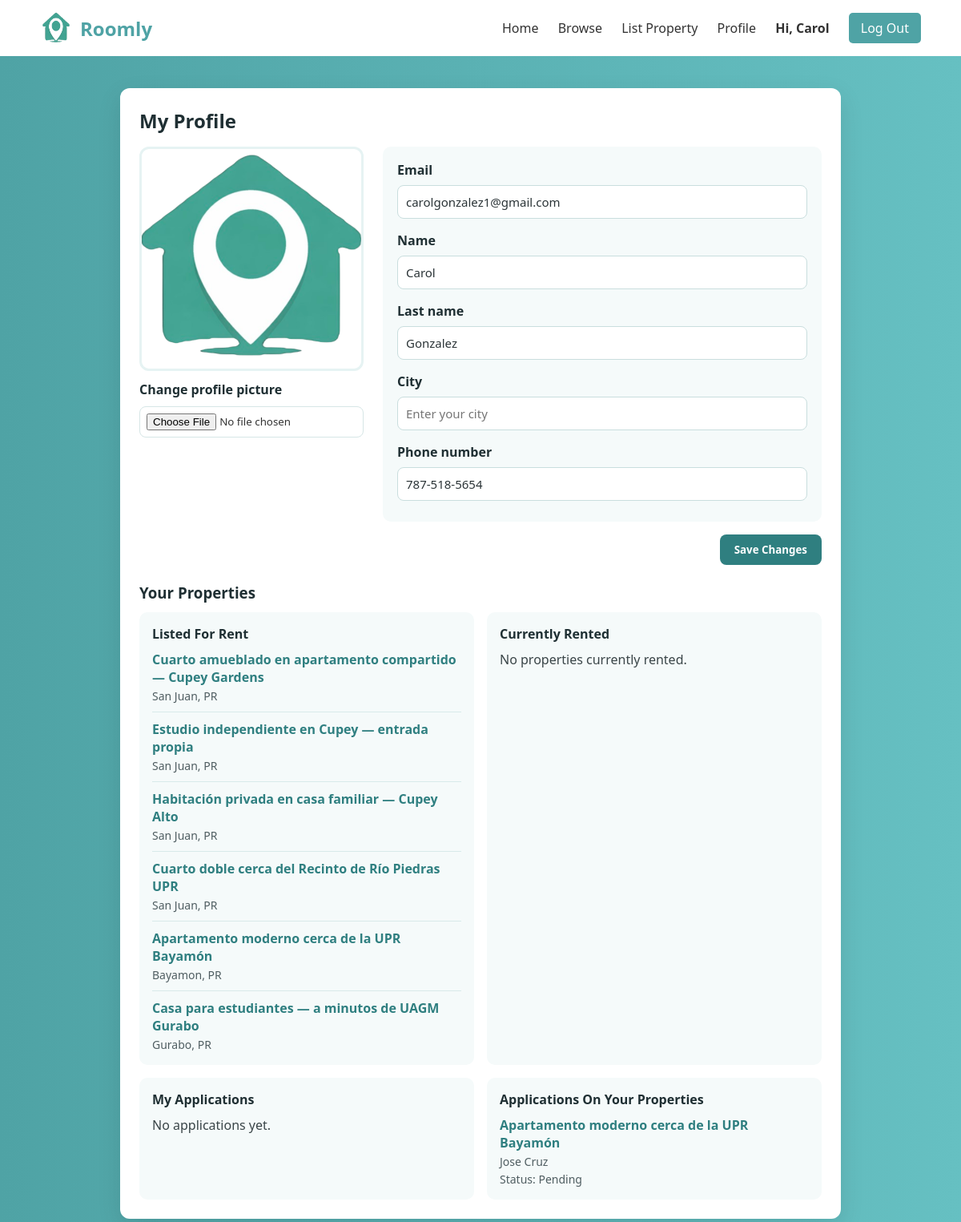
The app's page /profile (signed in) with its own data.
### website/models.py (models this page shows, shortened)
class Account(db.Model):
    __tablename__ = 'ACCOUNT'
    account_id_pk = db.Column(db.Integer, primary_key=True)
    email = db.Column(db.String(255), unique=True, nullable=False)
    hashed_password = db.Column(db.String(255), nullable=False)
    first_name = db.Column(db.String(255), nullable=False)
    last_name = db.Column(db.String(255), nullable=False)
    city = db.Column(db.String(255), nullable=True)
    phone_number = db.Column(db.String(20), nullable=True)
    profile_picture = db.Column(db.String(255), nullable=True)
    date_created = db.Column(db.DateTime, nullable=True)
    account_status = db.Column(db.String(20), nullable=False)
    account_type = db.Column(db.String(20), nullable=False, default='STUDENT')

class Property(db.Model):
    __tablename__ = 'PROPERTY'
    property_id_pk = db.Column(db.Integer, primary_key=True)
    title = db.Column(db.String(255), nullable=False)
    description = db.Column(db.Text, nullable=False)
    address = db.Column(db.String(255), nullable=False)
    city = db.Column(db.String(255), nullable=False)
    state = db.Column(db.String(255), nullable=False)
    country = db.Column(db.String(255), nullable=False)
    postal_code = db.Column(db.String(10), nullable=False)
    price_per_month = db.Column(db.Float, nullable=False)
    deposit_amount = db.Column(db.Float, nullable=False)
    number_of_bedrooms = db.Column(db.Integer, nullable=False)
    number_of_bathrooms = db.Column(db.Integer, nullable=False, default=1)
    sqr_ft = db.Column(db.Integer, nullable=False)
    amenities = db.Column(db.Text, nullable=True)
    availability_status = db.Column(db.Boolean, nullable=False)
    owner_id_fk = db.Column(db.Integer, nullable=False)
    university_id_fk = db.Column(db.Integer, nullable=True)
    images = db.relationship('PropertyImage', backref='property', lazy='select')
    amenity_links = db.relationship('PropertyAmenity', backref='property', lazy='select')
    reviews = db.relationship('PropertyReview', backref='property', lazy='select', cascade='all, delete-orphan')

class Reservation(db.Model):
    __tablename__ = 'PROPERTY_RESERVATION'
    reservation_id_pk = db.Column(db.Integer, primary_key=True)
    property_id_fk = db.Column(db.Integer, db.ForeignKey('PROPERTY.property_id_pk'), nullable=False)
    account_id_fk = db.Column(db.Integer, nullable=False)
    reserved_at = db.Column(db.DateTime, nullable=False, default=datetime.utcnow)
    status = db.Column(db.String(30), nullable=False, default='pending')

### website/auth.py (the view, shortened to what this page needs)
@auth.route('/profile', methods=['GET', 'POST'])
def profile():
    account_id = session.get('account_id')
    if not account_id:
        flash('Please log in to view your profile.', 'error')
        return redirect(url_for('auth.login'))
    account = Account.query.filter_by(account_id_pk=account_id).first()
    if not account:
        session.clear()
        flash('Account not found. Please log in again.', 'error')
        return redirect(url_for('auth.login'))
    owner_profile = Owner.query.filter_by(account_id_fk=account.account_id_pk).first()
    owned_properties = []
    if owner_profile:
        owned_properties = (
            Property.query
            .filter_by(owner_id_fk=owner_profile.owner_id_pk)
            .order_by(Property.property_id_pk.desc())
            .all()
        )
    listed_properties = [property_row for property_row in owned_properties if property_row.availability_status]
    owner_applications = []
    if owner_profile:
        owned_property_ids = [property_row.property_id_pk for property_row in owned_properties]
        if owned_property_ids:
            owner_reservations = (
                Reservation.query
                .filter(Reservation.property_id_fk.in_(owned_property_ids))
                .order_by(Reservation.reserved_at.desc())
                .all()
            )
            for res in owner_reservations:
                prop = Property.query.get(res.property_id_fk)
                applicant = Account.query.get(res.account_id_fk)
                owner_applications.append({'property': prop, 'reservation': res, 'applicant': applicant})
    rented_properties = []
    approved_reservations = (
        Reservation.query
        .filter_by(account_id_fk=account.account_id_pk, status='approved')
        .order_by(Reservation.reserved_at.desc())
        .all()
    )
    for res in approved_reservations:
        prop = Property.query.get(res.property_id_fk)
        if prop:
            rented_properties.append(prop)
    reserved_properties = []
    user_reservations = Reservation.query.filter_by(account_id_fk=account.account_id_pk).order_by(Reservation.reserved_at.desc()).all()
    return render_template(
        'profile.html',
        account=account,
        listed_properties=listed_properties,
        rented_properties=rented_properties,
        reserved_properties=reserved_properties,
        owner_profile=owner_profile,
        owner_applications=owner_applications,
    )

### website/templates/profile.html (shortened to what this page needs)
<!DOCTYPE html>
<html lang="en">
<head>
    <link rel="stylesheet" href="{{ url_for('static', filename='styles.css') }}">
</head>
<body>
    <header>
        <a class="logoRoomly" href="{{ url_for('views.home') }}">
            <img src="{{ url_for('static', filename='logoRoomly.png') }}" alt="Roomly Icon" class="header-icon">
            Roomly
        </a>
        <nav>
            <a href="{{ url_for('views.home') }}">Home</a>
            <a href="{{ url_for('views.browse') }}">Browse</a>
            <a href="{{ url_for('views.list_property') }}">List Property</a>
            <a href="{{ url_for('auth.profile') }}">Profile</a>
            <span class="nav-user">Hi, {{ session.get('account_first_name') }}</span>
            <a href="{{ url_for('auth.logout') }}" class="signup-btn">Log Out</a>
        </nav>
    </header>
    <section class="profile-page">
        <div class="profile-card">
            <h2>My Profile</h2>
            <form method="POST" action="{{ url_for('auth.profile') }}" enctype="multipart/form-data" class="profile-edit-form">
                <div class="profile-content">
                    <div class="profile-image-block">
                        <img
                            src="{{ account.profile_picture if account.profile_picture else url_for('static', filename='logoRoomly.png') }}"
                            alt="Profile picture"
                            class="profile-picture"
                        >
                        <div class="profile-picture-form">
                            <label for="profile_picture">Change profile picture</label>
                            <input type="file" id="profile_picture" name="profile_picture" accept="image/*">
                        </div>
                    </div>
                    <div class="profile-details">
                        <label for="email">Email</label>
                        <input type="email" id="email" name="email" value="{{ account.email }}" required>
                        <label for="first_name">Name</label>
                        <input type="text" id="first_name" name="first_name" value="{{ account.first_name }}" required>
                        <label for="last_name">Last name</label>
                        <input type="text" id="last_name" name="last_name" value="{{ account.last_name }}" required>
                        <label for="city">City</label>
                        <input type="text" id="city" name="city" value="{{ account.city or '' }}" placeholder="Enter your city">
                        <label for="phone_number">Phone number</label>
                        <input type="tel" id="phone_number" name="phone_number" value="{{ account.phone_number or '' }}" placeholder="e.g. +1 555 555 5555">
                    </div>
                </div>
                <button type="submit" class="profile-save-btn">Save Changes</button>
            </form>
            <div class="profile-properties-section">
                <h3>Your Properties</h3>
                <div class="profile-properties-grid">
                    <div class="profile-properties-card">
                        <h4>Listed For Rent</h4>
                        {% if listed_properties %}
                            <ul class="profile-properties-list">
                                {% for property in listed_properties %}
                                    <li>
                                        <a href="{{ url_for('views.property_detail', property_id=property.property_id_pk) }}">{{ property.title }}</a>
                                        <span>{{ property.city }}, {{ property.state }}</span>
                                    </li>
                                {% endfor %}
                            </ul>
                        {% else %}
                            <p>No properties currently listed for rent.</p>
                        {% endif %}
                    </div>
                    <div class="profile-properties-card">
                        <h4>Currently Rented</h4>
                        {% if rented_properties %}
                            <ul class="profile-properties-list">
                                {% for property in rented_properties %}
                                    <li>
                                        <a href="{{ url_for('views.property_detail', property_id=property.property_id_pk) }}">{{ property.title }}</a>
                                        <span>{{ property.city }}, {{ property.state }}</span>
                                    </li>
                                {% endfor %}
                            </ul>
                        {% else %}
                            <p>No properties currently rented.</p>
                        {% endif %}
                    </div>
                    <div class="profile-properties-card">
                        <h4>My Applications</h4>
                        {% if reserved_properties %}
                            <ul class="profile-properties-list">
                                {% for item in reserved_properties %}
                                    {% set property = item.property %}
                                    {% set reservation = item.reservation %}
                                    <li>
                                        <a href="{{ url_for('views.property_detail', property_id=property.property_id_pk) }}">{{ property.title }}</a>
                                        <span>{{ property.city }}, {{ property.state }}</span>
                                        <span>Status: {{ reservation.status|title }}</span>
                                        {% if item.owner_account %}
                                            <span>Landlord: {{ item.owner_account.first_name }} {{ item.owner_account.last_name }}</span>
                                            <span>{{ item.owner_account.email }}</span>
                                            {% if item.owner_account.phone_number %}
                                                <span>{{ item.owner_account.phone_number }}</span>
                                            {% endif %}
                                        {% endif %}
                                        <form method="POST" action="{{ url_for('views.release_property', property_id=property.property_id_pk) }}" style="display:inline">
                                            <button type="submit" class="release-btn">Withdraw</button>
                                        </form>
                                    </li>
                                {% endfor %}
                            </ul>
                        {% else %}
                            <p>No applications yet.</p>
                        {% endif %}
                    </div>
                    {% if owner_profile %}
                    <div class="profile-properties-card">
                        <h4>Applications On Your Properties</h4>
                        {% if owner_applications %}
                            <ul class="profile-properties-list">
                                {% for item in owner_applications %}
                                    <li>
                                        <a href="{{ url_for('views.property_detail', property_id=item.property.property_id_pk) }}">{{ item.property.title }}</a>
                                        {% if item.applicant %}
                                            <span>{{ item.applicant.first_name }} {{ item.applicant.last_name }}</span>
                                        {% else %}
                                            <span>Applicant unavailable</span>
                                        {% endif %}
                                        <span>Status: {{ item.reservation.status|title }}</span>
                                    </li>
                                {% endfor %}
                            </ul>
                        {% else %}
                            <p>No applications on your properties yet.</p>
                        {% endif %}
                    </div>
                    {% endif %}
                </div>
            </div>
        </div>
    </section>
</body>
</html>

### website/static/styles.css (style rules this page uses)
* { margin: 0; padding: 0; box-sizing: border-box; font-family: 'Segoe UI', sans-serif; }
body { background-color: #f8f9fa; color: #333; }
header { display: flex; justify-content: space-between; align-items: center; padding: 15px 50px; background-color: white; box-shadow: 0 2px 5px rgba(0,0,0,0.05); }
.header-icon { height: 40px; width: 40px; margin-right: 10px; vertical-align: middle; }
.logoRoomly { display: flex; align-items: center; font-size: 24px; font-weight: 700; color: #4FA3A5; text-decoration: none; }
nav a { margin-left: 20px; text-decoration: none; color: #333; font-weight: 500; }
.nav-user { margin-left: 20px; color: #333; font-weight: 600; }
.signup-btn { background-color: #4FA3A5; color: white; padding: 8px 15px; border-radius: 5px; }
.profile-page { min-height: calc(100vh - 70px); background: linear-gradient(to right, #4FA3A5, #66c0c2); padding: 40px 20px; }
.profile-card { max-width: 900px; margin: 0 auto; background-color: white; border-radius: 12px; box-shadow: 0 10px 30px rgba(0, 0, 0, 0.1); padding: 24px; }
.profile-card h2 { margin-bottom: 16px; color: #1f2f33; }
.profile-content { display: grid; grid-template-columns: 280px 1fr; gap: 24px; align-items: start; }
.profile-edit-form { display: flex; flex-direction: column; gap: 16px; }
.profile-image-block { display: flex; flex-direction: column; gap: 12px; }
.profile-picture { width: 100%; max-width: 280px; aspect-ratio: 1 / 1; object-fit: cover; border-radius: 12px; border: 3px solid #e6f3f3; }
.profile-picture-form { display: flex; flex-direction: column; gap: 10px; }
.profile-picture-form label { color: #1f2f33; font-weight: 600; }
.profile-picture-form input[type="file"] { padding: 8px; border: 1px solid #d6e6e6; border-radius: 8px; background-color: #fff; }
.profile-details { background-color: #f5fafa; border-radius: 10px; padding: 18px; display: grid; grid-template-columns: 1fr; gap: 8px; }
.profile-details label { color: #1f2f33; font-weight: 600; }
.profile-details input { width: 100%; padding: 10px; border: 1px solid #c9dede; border-radius: 8px; color: #2b3437; font-size: 15px; margin-bottom: 8px; }
.profile-save-btn { align-self: flex-end; border: none; border-radius: 8px; background-color: #2f7f80; color: #fff; padding: 10px 18px; font-weight: 600; cursor: pointer; }
.profile-properties-section { margin-top: 22px; }
.profile-properties-section h3 { color: #1f2f33; margin-bottom: 12px; }
.profile-properties-grid { display: grid; grid-template-columns: repeat(2, minmax(260px, 1fr)); gap: 16px; }
.profile-properties-card { background-color: #f5fafa; border-radius: 10px; padding: 16px; }
.profile-properties-card h4 { color: #1f2f33; margin-bottom: 10px; }
.profile-properties-card p { color: #3a4548; }
.profile-properties-list { list-style: none; margin: 0; padding: 0; display: grid; gap: 10px; }
.profile-properties-list li { display: flex; flex-direction: column; gap: 3px; padding-bottom: 10px; border-bottom: 1px solid #d8eaea; }
.profile-properties-list li:last-child { border-bottom: none; padding-bottom: 0; }
.profile-properties-list a { color: #2f7f80; font-weight: 600; text-decoration: none; }
.profile-properties-list span { color: #4f5d61; font-size: 14px; }

### records on screen
Account: get "Carol", email "carolgonzalez1@gmail.com", first_name "Carol", last_name "Gonzalez", phone_number "787-518-5654"
Property: title "Cuarto amueblado en apartamento compartido — Cupey Gardens", city "San Juan", state "PR"
Property: title "Estudio independiente en Cupey — entrada propia", city "San Juan", state "PR"
Property: title "Habitación privada en casa familiar — Cupey Alto", city "San Juan", state "PR"
Property: title "Cuarto doble cerca del Recinto de Río Piedras UPR", city "San Juan", state "PR"
Property: title "Apartamento moderno cerca de la UPR Bayamón", city "Bayamon", state "PR", property "Apartamento moderno cerca de la UPR Bayamón"
Property: title "Casa para estudiantes — a minutos de UAGM Gurabo", city "Gurabo", state "PR"
Account: applicant.first_name "Jose", applicant.last_name "Cruz"
Reservation: reservation.status "Pending"
